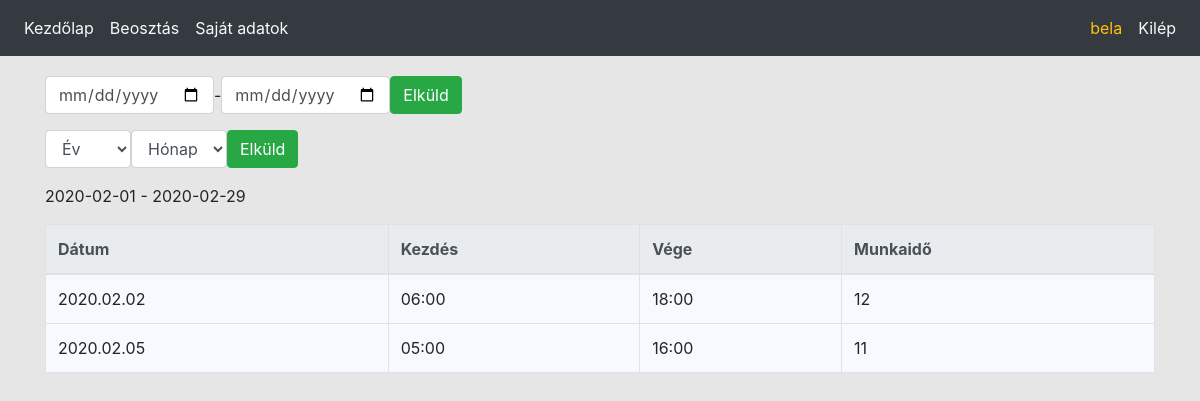
Before: /own_time_table.php (signed in) with the older database file.
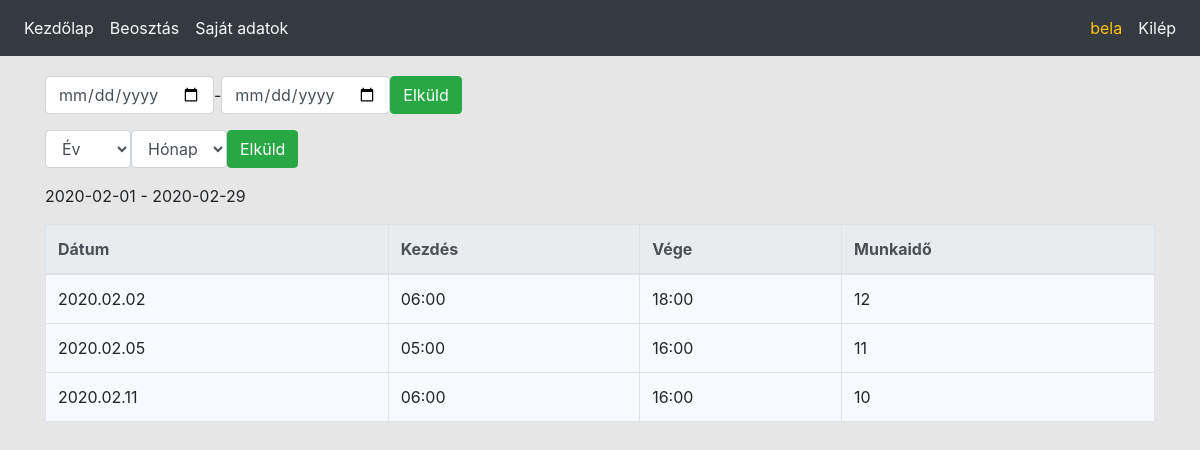
After: the same page with the newer database file.
### tables this page shows
CREATE TABLE IF NOT EXISTS `time_table` (
  `id` int(11) NOT NULL AUTO_INCREMENT,
  `user_id` int(11) NOT NULL,
  `start_date` datetime NOT NULL,
  `end_date` datetime DEFAULT NULL,
  `paid_leave` tinyint(1) DEFAULT 0,
  `sick_leave` tinyint(1) DEFAULT 0,
  `update_at` datetime NOT NULL DEFAULT current_timestamp(),
  PRIMARY KEY (`id`),
  KEY `user_id` (`user_id`)
);

### own_time_table.php (the view, shortened to what this page needs)
<?php
require_once('config/init.php');
$userid = $_SESSION['userid'];
if (!empty($_POST['year']) && (!empty($_POST['month']))) {
    $year = $_POST['year'];
    $month = $_POST['month'];
    $start_date = $year . '-' . $month . '-01';
    $stop_date = getLastDay($start_date);
} else {
    if (!empty($_POST['start']) && (!empty($_POST['end']))) {
        $start_date = $_POST['start'];
        $stop_date = $_POST['end'];
    } else {
        $date_now = date('Y-m-d');
        $start_date = getFirsDay($date_now);
        $stop_date = getLastDay($date_now);
    }
}
$years = array();
$months = array();
$sql = 'SELECT start_date FROM time_table WHERE user_id = ' . $userid;
$res = $con->query($sql);
while ($row = $res->fetch_assoc()) {
    $datum = strtotime($row['start_date']);
    if (!in_array(date("Y", $datum), $years)) {
        $years[] = date("Y", $datum);
    }
    if (!in_array(date("m", $datum), $months)) {
        $months[] = date("m", $datum);
    }
}
sort($years);
sort($months);
$selector = '<p><form class="form-inline" action="#" method="post">
    <select class="form-control" name="year">
    <option value="0">Év</option>';
foreach ($years as $value) {
    $selector .= '<option value="' . $value . '">' . $value . '</option>';
};
$selector .= '</select>
    <select class="form-control" name="month">
    <option value="0">Hónap</option>';
foreach ($months as $value) {
    $selector .= '<option value="' . $value . '">' . $value . '</option>';
};
$selector .= '</select> <input class="btn btn-success" type="submit" value="Elküld"></form>';
$sql = 'SELECT * FROM time_table WHERE user_id = ' . $userid . ' AND time_table.start_date > "' . $start_date . '" AND time_table.start_date < "' . increaseDateDay($stop_date, 1) . '" ORDER BY start_date ASC';
$res = $con->query($sql);
$content = '<table class="table table-bordered table-hover">'
        . '<thead class="thead-light">'
        . '<tr>'
        . '<th>Dátum</th>'
        . '<th>Kezdés</th>'
        . '<th>Vége</th>'
        . '<th>Munkaidő</th>'
        . '</tr>'
        . '</thead>';
while ($row = $res->fetch_assoc()) {
    $workshift_start = strtotime($row['start_date']);
    $workshift_end = strtotime($row['end_date']);
    $working_time = $workshift_end - $workshift_start;
    $paid_leave = $row['paid_leave'];
    $sick_leave = $row['sick_leave'];
    if ($paid_leave) {
        $content .= '<tr>'
                . '<td>' . date("Y.m.d", $workshift_start) . '</td>'
                . '<td>-</td>'
                . '<td>-</td>'
                . '<td>Fizetett szabadság</td>'
                . '</tr>';
    } else {
        if ($sick_leave) {
            $content .= '<tr>'
                    . '<td>' . date("Y.m.d", $workshift_start) . '</td>'
                    . '<td>-</td>'
                    . '<td>-</td>'
                    . '<td>Beteg szabadság</td>'
                    . '</tr>';
        } else {
            $content .= '<tr>'
                    . '<td>' . date("Y.m.d", $workshift_start) . '</td>'
                    . '<td>' . date("H:i", $workshift_start) . '</td>'
                    . '<td title="' . date("Y.m.d", $workshift_end) . '">' . date("H:i", $workshift_end) . '</td>'
                    . '<td>' . (($working_time / 60) / 60) . '</td>'
                    . '</tr>';
        }
    }
}
$content .= '</table>';
printMenu();
echo '<div class="container">';
echo $selector;
echo '<p><p>' . $start_date . ' - ' . $stop_date;
echo $content;
echo '</div>';

### Config/functions.php (shortened to what this page needs)
<?php
function printHTML($html) {
    echo file_get_contents($html);
}
function isLogged() {
    if (!empty($_SESSION['userid'])) {
        return true;
    } else {
        return false;
    }
}
function isHaveRequiredPermission($requiredPermission) {
    $permission_ids = $_SESSION['permissionids'];
    $permissions = explode(',', $permission_ids);
    if (in_array($requiredPermission, $permissions)) {
        return true;
    }
    return false;
}
function printMenu() {
    $menu = file_get_contents('Html/menu.html');
    if (isLogged()) {
        $menuitems = '';
        if (isHaveRequiredPermission(2)) {
            $menuitems .= '<li class="nav-item"> <a class="nav-link text-light" href="own_time_table.php">Beosztás</a></li>';
        }
        if (isHaveRequiredPermission(1)) {
            $menuitems .= '<li class="nav-item"> <a class="nav-link text-light" href="userinfo.php">Saját adatok</a></li>';
        }
        $menuitems .= '</ul></div>'
                . '<div class="navbar-collapse">'
                . '<ul class="navbar-nav ml-auto">'
                . '<span class="nav-link text-warning">' . $_SESSION['username'] . '</span>'
                . '<li class="nav-item"> <a class="nav-link text-light" href="logout.php"> Kilép</a> </li>'
                . '</ul>'
                . '</div>';
        $menu = str_replace('::ki_belepes', $menuitems, $menu);
    } else {
        $menu = str_replace('::ki_belepes', '<li class="nav-item">  <a class="nav-link text-light" href="login.php">Belép</a> </li>', $menu);
    }
    echo $menu;
}
function getFirsDay($date) {
    $modDate = (new DateTime($date))
            ->modify('first day of this month')
            ->format('Y-m-d');
    return $modDate;
}
function getLastDay($date) {
    $modDate = (new DateTime($date))
            ->modify('last day of this month')
            ->format('Y-m-d');
    return $modDate;
}
function increaseDateDay($date, $day) {
    return date('Y-m-d', strtotime($date . ' +' . $day . ' day'));
}

### Style/style.css (style rules this page uses)
body { background-color: rgb(230,230,230); }
.table { background-color: ghostwhite; }
.container { margin-top: 20px; margin-bottom: 50px; }

Changed rows visible on the page:
added time_table: start_date "2020.02.11", start_date "06:00", end_date "16:00", ($working_time / 60) / 60 "10"
